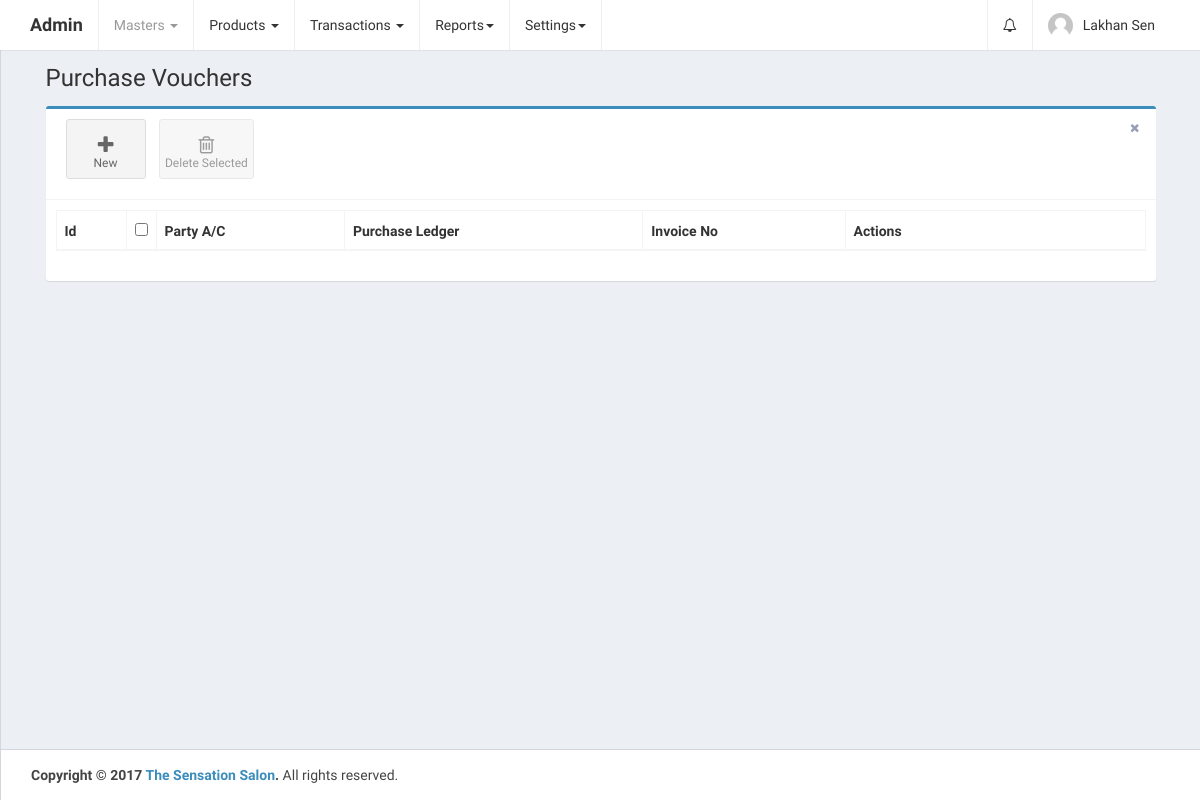
Before: /home.php?controller=purchase&action=getbills (signed in) with the older database file.
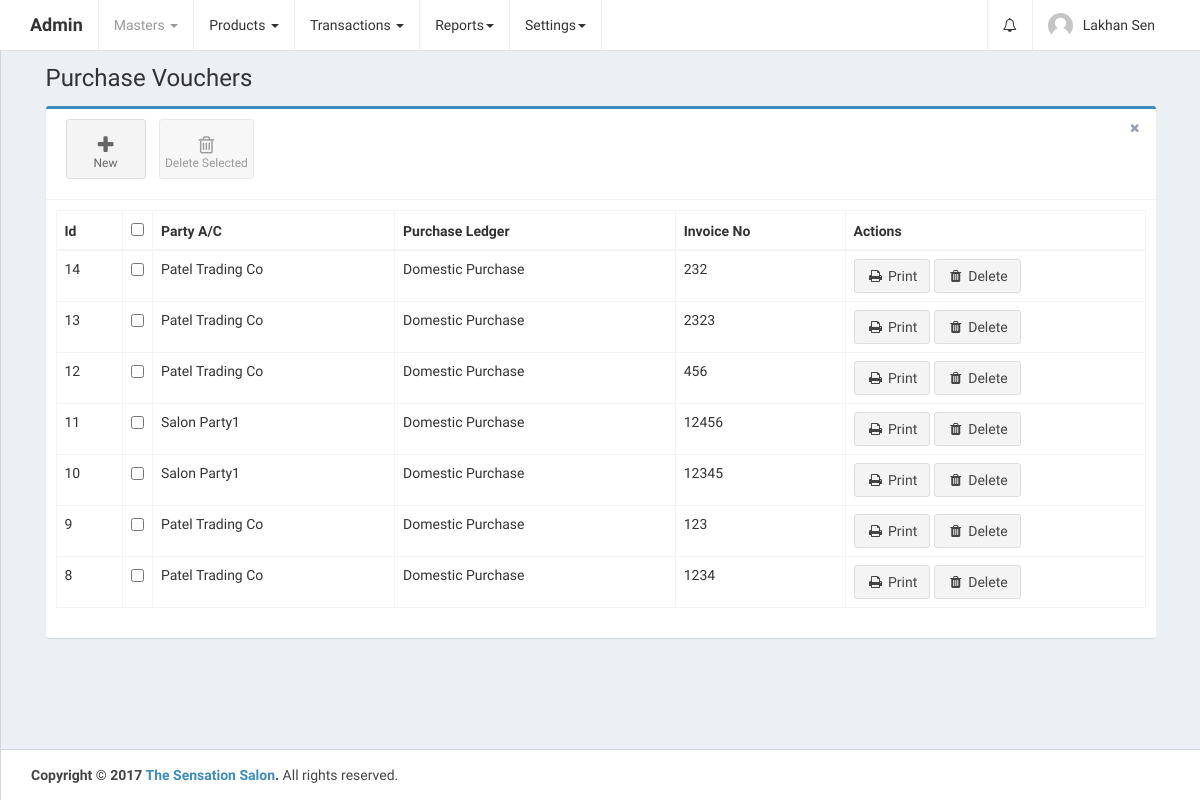
After: the same page with the newer database file.
### tables this page shows
CREATE TABLE `purchase_vouchers` (
  `id` int(11) UNSIGNED NOT NULL,
  `date` date DEFAULT NULL,
  `purchase_ledger_id` int(11) DEFAULT NULL,
  `invoice_no` varchar(255) DEFAULT NULL,
  `invoice_date` date DEFAULT NULL,
  `purchase_type_id` int(11) DEFAULT NULL,
  `party_id` int(11) DEFAULT NULL,
  `products_data` longtext COMMENT 'product_id, target_account_id, product_name, hsn_code, mrp, qty, final_updated_qty, price, discount_percentage, discount_rs, cgst_percentage, cgst_rs, sgst_percentage, sgst_rs, igst_percentage, igst_rs, total_amount',
  `total_qty` int(11) DEFAULT NULL,
  `total_rate_per_unit` double DEFAULT NULL,
  `total_discount_percentage` double DEFAULT NULL,
  `total_discount_rs` double DEFAULT NULL,
  `total_cgst_percentage` double DEFAULT NULL,
  `total_cgst_rs` double DEFAULT NULL,
  `total_sgst_percentage` double DEFAULT NULL,
  `total_sgst_rs` double DEFAULT NULL,
  `total_igst_percentage` double DEFAULT NULL,
  `total_igst_rs` double DEFAULT NULL,
  `total_bill_amount` double DEFAULT NULL,
  `is_deleted` tinyint(1) NOT NULL DEFAULT '0',
  `created_at` datetime NOT NULL DEFAULT CURRENT_TIMESTAMP,
  `updated_at` datetime NOT NULL DEFAULT CURRENT_TIMESTAMP ON UPDATE CURRENT_TIMESTAMP
);

### home.php (called while the page is built, shortened)
<?php
require_once 'config/database.php';
if (isset($_GET['controller']) || isset($_GET['action'])) {
    if (isset($_GET['controller']))
        $controller = ucfirst($_GET['controller']);
    if (isset($_GET['action']))
        $action = $_GET['action'];
} else {
    $controller = 'Home';
    $action = 'index';
}
require_once 'config/routes.php';
?>

### controllers/PurchaseController.php (called while the page is built, shortened)
<?php
class PurchaseController {
    public $purchaseobj;
    public $accountgroupobj;
    public $ex_ins_staff_members_nots;
    public function __construct() {
        require_once 'models/Purchase.php';
        $this->purchaseobj = new Purchase();
        require_once 'models/AccountGroup.php';
        $this->accountgroupobj = new AccountGroup();
        $this->ex_ins_staff_members_nots = array();
    }
    public function getbills() {
        $page_header = 'Purchase Vouchers';
        $purchase_vouchers = array();
        $purchase_vouchers_res = $this->purchaseobj->getPurchaseVouchers();
        if ($purchase_vouchers_res->num_rows > 0) {
            while ($purchase_voucher = $purchase_vouchers_res->fetch_assoc()) {
                $purchase_ledger_res = $this->accountgroupobj->getAccountGroup($purchase_voucher['purchase_ledger_id']);
                if ($purchase_ledger_res->num_rows > 0) {
                    while ($purchase_ledger = mysqli_fetch_assoc($purchase_ledger_res)) {
                        $purchase_voucher['purchase_ledger_name'] = ucwords($purchase_ledger['name']);
                    }
                }
                $party_res = $this->accountgroupobj->getAccountGroup($purchase_voucher['party_id']);
                if ($party_res->num_rows > 0) {
                    while ($party = mysqli_fetch_assoc($party_res)) {
                        $purchase_voucher['party_ac_name'] = ucwords($party['name']);
                    }
                }
                $purchase_vouchers[] = $purchase_voucher;
            }
        }
        $ex_ins_staff_members_nots = $this->ex_ins_staff_members_nots;
        require_once APP_DIR . '/views/layout.php';
    }
}
?>

### models/Purchase.php (called while the page is built, shortened)
<?php
class Purchase {
    public $conn;
    public function __construct() {
        $db = new Database();
        $this->conn = $db->connect();
    }
    public function getPurchaseVouchers() {
        $purchase_vouchers = $this->conn->query('SELECT * FROM purchase_vouchers ORDER BY id DESC');
        return $purchase_vouchers;
    }
}
?>

### config/Database.php (called while the page is built)
<?php
class Database {
    public function connect() {
        $conn = new mysqli('localhost', 'root', '', 'thesensationbeautycentre');
        if ($conn->connect_error) {
            die("Connection failed: " . $conn->connect_error);
        } else {
            return $conn;
        }
    }
}
?>

### models/AccountGroup.php (called while the page is built, shortened)
<?php
class AccountGroup {
    public $conn;
    public function __construct() {
        $db = new Database();
        $this->conn = $db->connect();
    }
    public function getAccountGroup($id) {
        $account_group = $this->conn->query('SELECT * FROM account_groups WHERE id=' . $id);
        return $account_group;
    }
}
?>

### views/purchase_bills.php (the view, shortened to what this page needs)
<link rel="stylesheet" href="public/plugins/datatables/dataTables.bootstrap.css">
<div class="row">
    <div class="col-xs-12">
        <div class="box box-primary">
            <div class="box-header with-border">
                <a class="btn btn-app" href="?controller=purchase&action=add">
                    <i class="fa fa-plus"></i> New
                </a>
                <button class="btn btn-app" id="delete_selected">
                    <i class="fa fa-trash-o"></i> Delete Selected
                </button>
                <div class="box-tools pull-right">
                    <button type="button" class="btn btn-box-tool" data-widget="remove"><i class="fa fa-times"></i></button>
                </div>
            </div>
            <div class="box-body">
                <div class="table-responsive">
                    <table id="purchase_vouchers_table" class="table table-bordered table-hover" role="grid" aria-describedby="purchase_vouchers_table_info">
                        <thead>
                            <tr>
                                <th>Id</th>
                                <th data-orderable="false" width="20px">
                                    <input type="checkbox" class="select-all">
                                </th>
                                <th>Party A/C</th>
                                <th>Purchase Ledger</th>
                                <th>Invoice No</th>
                                <th data-orderable="false" width="300px">Actions</th>
                            </tr>
                        </thead>
                        <?php
                        if (isset($purchase_vouchers)) {
                            ?>
                            <tbody>
                                <?php
                                foreach ($purchase_vouchers as $purchase_voucher) {
                                    ?>
                                    <tr id="tr_<?php echo $purchase_voucher['id']; ?>">
                                        <td><?php echo $purchase_voucher['id']; ?></td>
                                        <td><input type="checkbox" name="select_purchase_vouchers[]" data-id="<?php echo $purchase_voucher['id']; ?>"></td>
                                        <td><?php echo $purchase_voucher['party_ac_name']; ?></td>
                                        <td><?php echo $purchase_voucher['purchase_ledger_name']; ?></td>
                                        <td><?php echo $purchase_voucher['invoice_no']; ?></td>
                                        <td>
                                            <a href="?controller=purchase&action=printBill&id=<?php echo $purchase_voucher['id']; ?>" class="btn btn-default" target="_blank"><i class="fa fa-fw fa-print"></i> Print</a>
                                            <a href="" class="delete btn btn-default" data-id="<?php echo $purchase_voucher['id']; ?>"><i class="fa fa-fw fa-trash"></i> Delete</a>
                                        </td>
                                    </tr>
                                    <?php
                                }
                                ?>
                            </tbody>
                            <?php
                        }
                        ?>
                    </table>
                </div>
            </div>
        </div>
    </div>
</div>

### config/routes.php (shortened to what this page needs)
<?php
$controllers = array(
    'Error' => ['index'],
    'Home' => ['index'],
    'Brand' => ['getBrands', 'addBrand', 'getBrand', 'updateBrand', 'deleteBrand', 'checkNameExist'],
    'Customer' => ['getCustomers', 'getCustomer', 'addCustomer', 'updateCustomer', 'deleteCutomer'],
    'Staff' => ['getstaffmembers', 'addstaff', 'getstaffmember', 'updatestaff', 'deletestaff'],
    'Accountgroup' => ['getall', 'get', 'add', 'getParentName', 'update', 'deleteacgroup', 'checkNameExist', 'getById', 'findSalesLedgerByTerm', 'findPurchaseLedgerByTerm'],
    'Productcategory' => ['getcategories', 'addcategory', 'getcategory', 'updatecategory', 'deletecategory', 'checkNameExist'],
    'Product' => ['getproducts', 'getproduct', 'addproduct', 'updateproduct', 'deleteproduct', 'findProductByTerm', 'checkProductNameExist', 'checkQty', 'checkQtyForPurhase', 'checkQtyForSales'],
    'Party' => ['getall', 'add', 'update', 'get', 'delete', 'getPartyNameByTerm', 'getById', 'checkPartyNameExist'],
    'Purchase' => ['getbills', 'checkInovieExist', 'add', 'findLedgerByTerm', 'checkLedgerNameExist', 'delete', 'update', 'printBill', 'filterBillForReturn', 'getFromInvoiceNo'],
    'Purchasereturn' => ['getbills', 'add', 'checkInovieExist'],
    'Sale' => ['getbills', 'checkInovieExist', 'add', 'findLedgerByTerm', 'checkLedgerNameExist', 'delete', 'printBill', 'filterBillForReturn', 'getFromInvoiceNo'],
    'Salesreturn' => ['getbills', 'add', 'checkInovieExist'],
    'Creditnotes' => ['getall', 'add', 'checkCreditNoteExist'],
    'Debitnotes' => ['getall', 'add', 'checkDebitNoteExist'],
    'Contra' => ['getall', 'add', 'checkDebitNoteExist'],
    'Journal' => ['getall', 'add', 'getAllAccounts', 'checkLedgerNameExist'],
    'Companysetting' => ['get'],
    'Profile' => ['update', 'changePassword'],
    'Users' => ['getUsers', 'getUser', 'addUsers', 'updateUsers', 'deleteUsers'],
    'Reports' => ['getStockReports', 'getPLReports', 'getCustomPLReports', 'getprofitlossreports'],
);
if (array_key_exists($controller, $controllers)) {
    if (in_array($action, $controllers[$controller])) {
        switch ($controller) {
            case 'Purchase':
                $controller = new PurchaseController();
                break;
        }
        $controller->$action();
    } else {
        require_once APP_DIR . '/controllers/ErrorController.php';
        $controller = new ErrorController();
        $action = 'index';
        $controller->$action();
    }
} else {
    require_once APP_DIR . '/controllers/ErrorController.php';
    $controller = new ErrorController();
    $action = 'index';
    $controller->$action();
}
?>

### views/layout.php (shortened to what this page needs)
<!DOCTYPE html>
<html>
    <head>
        <link href="public/plugins/bootstrap/css/bootstrap.min.css" rel="stylesheet">
        <link href="public/css/font-awesome.min.css" rel="stylesheet">
        <link rel="stylesheet" href="https://cdnjs.cloudflare.com/ajax/libs/ionicons/2.0.1/css/ionicons.min.css">
        <link href="public/css/admin.css" rel="stylesheet">
        <link href="public/css/skin-black-light.min.css" rel="stylesheet">
    </head>
    <body class="hold-transition skin-black-light layout-top-nav">
        <div class="wrapper">
            <header class="main-header">
                <nav class="navbar navbar-static-top">
                    <div class="container">
                        <div class="navbar-header">
                            <a href="home.php" class="navbar-brand"><b>Admin</b></a>
                        </div>
                        <div class="collapse navbar-collapse pull-left" id="navbar-collapse">
                            <ul class="nav navbar-nav">
                                <li class="dropdown active">
                                    <a href="#" class="dropdown-toggle" data-toggle="dropdown">Masters <span class="caret"></span></a>
                                </li>
                                <li class="dropdown">
                                    <a href="#" class="dropdown-toggle" data-toggle="dropdown">Products <span class="caret"></span></a>
                                </li>
                                <li class="dropdown">
                                    <a href="#" class="dropdown-toggle" data-toggle="dropdown">Transactions <span class="caret"></span></a>
                                </li>
                                <li class="dropdown">
                                    <a href="#" class="dropdown-toggle" data-toggle="dropdown">Reports<span class="caret"></span></a>
                                </li>
                                <li class="dropdown">
                                    <a href="#" class="dropdown-toggle" data-toggle="dropdown">Settings<span class="caret"></span></a>
                                </li>
                            </ul>
                        </div>
                        <div class="navbar-custom-menu">
                            <ul class="nav navbar-nav">
                                <?php
                                if (isset($ex_ins_staff_members_nots)) {
                                    ?>
                                    <li class="dropdown notifications-menu">
                                        <a href="#" class="dropdown-toggle" data-toggle="dropdown">
                                            <i class="fa fa-bell-o"></i>
                                        </a>
                                    </li>
                                    <?php
                                }
                                ?>
                                <li class="dropdown user user-menu">
                                    <a href="#" class="dropdown-toggle" data-toggle="dropdown">
                                        <img src="public/images/<?php echo $_SESSION['admin_profile_picture']; ?>" class="user-image" alt="User Image">
                                        <span class="hidden-xs"><?php echo ucwords($_SESSION['admin']); ?></span>
                                    </a>
                                </li>
                            </ul>
                        </div>
                    </div>
                </nav>
            </header>
            <div class="content-wrapper">
                <div class="container">
                    <section class="content-header">
                        <h1><?php echo $page_header; ?></h1>
                    </section>
                    <section class="content">
                        <?php
                        include_once APP_DIR . $view_file;
                        ?>
                    </section>
                </div>
            </div>
            <footer class="main-footer">
                <div class="container">
                    <strong>Copyright &copy; 2017 <a href="http://www.sensationsalon.in/">The Sensation Salon</a>.</strong> All rights
                    reserved.
                </div>
            </footer>
        </div>
    </body>
</html>

### views/purchase_bills.php (style rules this page uses)
.table-responsive { overflow-x: initial; }

Changed rows visible on the page:
added purchase_vouchers: id "14", party_ac_name "Patel Trading Co", purchase_ledger_name "Domestic Purchase", invoice_no "232"
added purchase_vouchers: id "13", party_ac_name "Patel Trading Co", purchase_ledger_name "Domestic Purchase", invoice_no "2323"
added purchase_vouchers: id "12", party_ac_name "Patel Trading Co", purchase_ledger_name "Domestic Purchase", invoice_no "456"
added purchase_vouchers: id "11", party_ac_name "Salon Party1", purchase_ledger_name "Domestic Purchase", invoice_no "12456"
added purchase_vouchers: id "10", party_ac_name "Salon Party1", purchase_ledger_name "Domestic Purchase", invoice_no "12345"
added purchase_vouchers: id "9", party_ac_name "Patel Trading Co", purchase_ledger_name "Domestic Purchase", invoice_no "123"
added purchase_vouchers: id "8", party_ac_name "Patel Trading Co", purchase_ledger_name "Domestic Purchase", invoice_no "1234"
